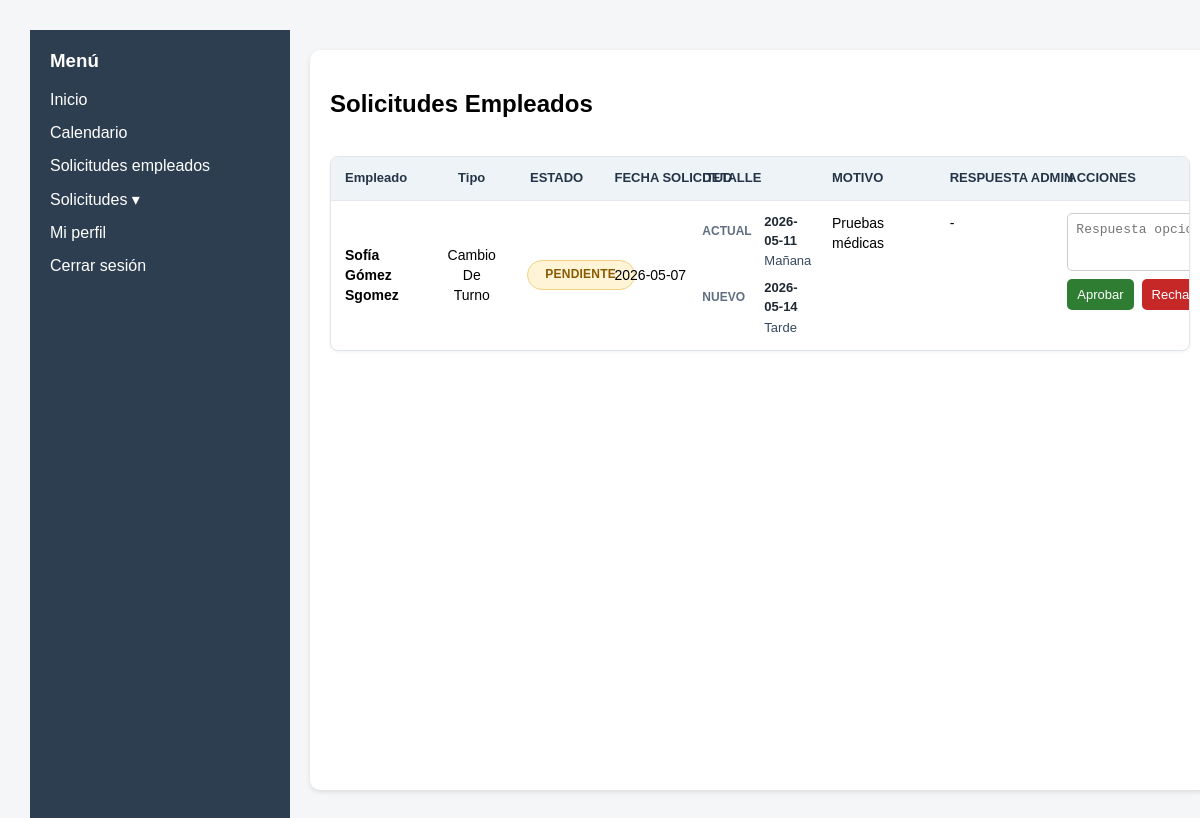
Screenshot of /frontend/views/admin_solicitudes.php (signed in) with the database file from the repository.
### tables this page shows
CREATE TABLE SOLICITUD (
    id_solicitud INTEGER PRIMARY KEY AUTOINCREMENT,
    tipo TEXT NOT NULL,
    motivo TEXT,
    estado TEXT NOT NULL,
    fecha_solicitud TEXT NOT NULL,
    id_empleado INTEGER NOT NULL, fecha_inicio TEXT, fecha_fin TEXT, fecha_turno_actual TEXT, turno_actual TEXT, fecha_turno_nuevo TEXT, turno_nuevo TEXT, respuesta_admin TEXT,
    FOREIGN KEY (id_empleado) REFERENCES EMPLEADO(id_empleado)
);

CREATE TABLE EMPLEADO (
	id_empleado INTEGER PRIMARY KEY AUTOINCREMENT,
	nombre TEXT NOT NULL,
	email TEXT NOT NULL,
	dni TEXT NOT NULL,
	telefono TEXT,
	usuario TEXT NOT NULL,
	contrasena TEXT NOT NULL,
	rol TEXT NOT NULL
, foto_base64 TEXT);

### frontend/views/admin_solicitudes.php (the view, shortened to what this page needs)
<?php include '../components/header.php'; ?>
<?php include '../components/layout.php'; ?>
<?php
$db = getDB();
$solicitudes = [];
try {
  $stmt = $db->prepare(
    "SELECT
      s.id_solicitud,
      s.tipo,
      s.motivo,
      s.estado,
      s.fecha_solicitud,
      s.fecha_inicio,
      s.fecha_fin,
      s.fecha_turno_actual,
      s.turno_actual,
      s.fecha_turno_nuevo,
      s.turno_nuevo,
      s.respuesta_admin,
      e.nombre,
      e.usuario,
      e.email
    FROM SOLICITUD s
    INNER JOIN EMPLEADO e ON s.id_empleado = e.id_empleado
    ORDER BY
      CASE s.estado
        WHEN 'pendiente' THEN 1
        WHEN 'aprobada' THEN 2
        WHEN 'rechazada' THEN 3
        ELSE 4
      END,
      s.fecha_solicitud DESC,
      s.id_solicitud DESC"
  );
  $stmt->execute();
  $solicitudes = $stmt->fetchAll(PDO::FETCH_ASSOC) ?: [];
} catch (Exception $e) {
  $solicitudes = [];
  $error = 'No se pudieron cargar las solicitudes.';
}
function mostrarTipoSolicitud($tipo)
{
  $tipos = [
    'vacaciones' => 'Vacaciones',
    'cambio_turno' => 'Cambio de turno'
  ];
  return $tipos[$tipo] ?? $tipo;
}
function mostrarEstadoSolicitud($estado)
{
  $estados = [
    'pendiente' => 'Pendiente',
    'aprobada' => 'Aprobada',
    'rechazada' => 'Rechazada'
  ];
  return $estados[$estado] ?? $estado;
}
?>
<main>
  <div class="card profile-card">
    <h2>Solicitudes Empleados</h2>
    <?php if (count($solicitudes) === 0): ?>
      <p>No hay solicitudes registradas.</p>
    <?php else: ?>
      <table class="requests-table admin-requests-table">
        <thead>
          <tr>
            <th>Empleado</th>
            <th>Tipo</th>
            <th>Estado</th>
            <th>Fecha solicitud</th>
            <th>Detalle</th>
            <th>Motivo</th>
            <th>Respuesta admin</th>
            <th>Acciones</th>
          </tr>
        </thead>
        <tbody>
          <?php foreach ($solicitudes as $solicitud): ?>
            <tr>
              <td>
                <strong><?php echo htmlspecialchars($solicitud['nombre']); ?></strong>
                <br>
                <span><?php echo htmlspecialchars($solicitud['usuario']); ?></span>
              </td>
              <td><?php echo htmlspecialchars(mostrarTipoSolicitud($solicitud['tipo'])); ?></td>
              <td>
                <span class="status status-<?php echo htmlspecialchars($solicitud['estado']); ?>">
                  <?php echo htmlspecialchars(mostrarEstadoSolicitud($solicitud['estado'])); ?>
                </span>
              </td>
              <td><?php echo htmlspecialchars($solicitud['fecha_solicitud']); ?></td>
              <td>
                <?php if ($solicitud['tipo'] === 'vacaciones'): ?>
                  <div class="request-detail">
                    <div>
                      <span>Inicio</span>
                      <strong><?php echo htmlspecialchars($solicitud['fecha_inicio'] ?? ''); ?></strong>
                    </div>
                    <div>
                      <span>Fin</span>
                      <strong><?php echo htmlspecialchars($solicitud['fecha_fin'] ?? ''); ?></strong>
                    </div>
                  </div>
                <?php elseif ($solicitud['tipo'] === 'cambio_turno'): ?>
                  <div class="shift-change">
                    <div class="shift-change-row">
                      <span>Actual</span>
                      <strong><?php echo htmlspecialchars($solicitud['fecha_turno_actual'] ?? ''); ?></strong>
                      <em><?php echo htmlspecialchars($solicitud['turno_actual'] ?? ''); ?></em>
                    </div>
                    <div class="shift-change-row">
                      <span>Nuevo</span>
                      <strong><?php echo htmlspecialchars($solicitud['fecha_turno_nuevo'] ?? ''); ?></strong>
                      <em><?php echo htmlspecialchars($solicitud['turno_nuevo'] ?? ''); ?></em>
                    </div>
                  </div>
                <?php else: ?>
                  -
                <?php endif; ?>
              </td>
              <td><?php echo nl2br(htmlspecialchars($solicitud['motivo'] ?? '')); ?></td>
              <td>
                <?php echo nl2br(htmlspecialchars($solicitud['respuesta_admin'] ?? '-')); ?>
              </td>
              <td>
                <?php if ($solicitud['estado'] === 'pendiente'): ?>
                  <form method="POST" class="admin-action-form">
                    <textarea name="respuesta_admin" placeholder="Respuesta opcional"></textarea>
                    <div class="admin-action-buttons">
                      <button class="primary approve-btn" type="submit" name="accion" value="aprobada">Aprobar</button>
                      <button class="primary reject-btn" type="submit" name="accion" value="rechazada">Rechazar</button>
                    </div>
                  </form>
                <?php else: ?>
                  -
                <?php endif; ?>
              </td>
            </tr>
          <?php endforeach; ?>
        </tbody>
      </table>
    <?php endif; ?>
  </div>
</main>
<?php include '../components/footer.php'; ?>

### frontend/css/styles.css (style rules this page uses)
html, body { margin: 0; padding: 15px; font-family: sans-serif; }
body { font-family: Arial; margin: 0; background: #f4f6f8; }
main { flex: 1; padding: 20px; display: flex; flex-direction: column; overflow: auto; }
.card { background: white; padding: 20px; border-radius: 10px; margin-bottom: 20px; box-shadow: 0 2px 5px rgba(0, 0, 0, 0.1); flex: 1; display: flex; flex-direction: column; }
.primary { background: #3498db; color: white; border: none; padding: 10px 18px; margin-top: 10px; cursor: pointer; border-radius: 5px; display: inline-block; width: min(220px, 100%); max-width: 220px; text-align: center; }
input, select, textarea { padding: 8px; margin: 5px 0; width: min(100%, 520px); box-sizing: border-box; border: 1px solid #ccc; border-radius: 5px; }
textarea { min-height: 100px; resize: vertical; }
.card form, .request-section { max-width: 520px; }
.requests-table { width: 100%; table-layout: fixed; border-collapse: separate; border-spacing: 0; margin-top: 18px; font-size: 14px; background: white; border: 1px solid #dfe5eb; border-radius: 8px; overflow: hidden; box-shadow: 0 1px 3px rgba(0, 0, 0, 0.06); }
.requests-table th, .requests-table td { border-bottom: 1px solid #e5e9ef; padding: 12px 14px; text-align: left; vertical-align: middle; line-height: 1.45; }
.requests-table th { background: #eef3f7; color: #243447; font-size: 13px; font-weight: 700; text-transform: uppercase; white-space: nowrap; }
.requests-table tbody tr { transition: background 0.15s ease; }
.requests-table tbody tr:last-child td { border-bottom: none; }
.requests-table th:nth-child(1), .requests-table td:nth-child(1) { width: 9%; font-weight: 700; text-transform: capitalize; }
.requests-table th:nth-child(2), .requests-table td:nth-child(2) { width: 11%; text-align: center; }
.requests-table th:nth-child(3), .requests-table td:nth-child(3) { width: 12%; white-space: nowrap; }
.requests-table th:nth-child(4), .requests-table td:nth-child(4) { width: 15%; white-space: nowrap; }
.requests-table th:nth-child(5), .requests-table td:nth-child(5) { width: 11%; text-align: left; }
.requests-table th:nth-child(6), .requests-table td:nth-child(6) { width: 21%; vertical-align: top; overflow-wrap: anywhere; }
.requests-table th:nth-child(7), .requests-table td:nth-child(7) { width: 21%; vertical-align: top; overflow-wrap: anywhere; }
.status { display: inline-flex; align-items: center; justify-content: center; min-width: 86px; padding: 5px 10px; border-radius: 999px; font-weight: 700; font-size: 12px; text-transform: uppercase; letter-spacing: 0.02em; }
.status-pendiente { background: #fff4d6; color: #8a5a00; border: 1px solid #f2d184; }
.shift-change { display: flex; flex-direction: column; gap: 8px; }
.shift-change-row { display: grid; grid-template-columns: 54px 1fr; column-gap: 8px; row-gap: 2px; align-items: center; }
.shift-change-row span { color: #5f6f82; font-size: 12px; font-weight: 700; text-transform: uppercase; }
.shift-change-row strong { color: #1f2933; font-size: 13px; font-weight: 700; }
.shift-change-row em { grid-column: 2; color: #34495e; font-size: 13px; font-style: normal; text-transform: capitalize; }
.admin-requests-table th:nth-child(1), .admin-requests-table td:nth-child(1) { width: 13%; }
.admin-requests-table th:nth-child(2), .admin-requests-table td:nth-child(2) { width: 10%; text-transform: capitalize; }
.admin-requests-table th:nth-child(3), .admin-requests-table td:nth-child(3) { width: 11%; text-align: center; }
.admin-requests-table th:nth-child(4), .admin-requests-table td:nth-child(4) { width: 11%; white-space: nowrap; }
.admin-requests-table th:nth-child(5), .admin-requests-table td:nth-child(5) { width: 18%; }
.admin-requests-table th:nth-child(6), .admin-requests-table td:nth-child(6) { width: 16%; vertical-align: top; }
.admin-requests-table th:nth-child(7), .admin-requests-table td:nth-child(7) { width: 16%; vertical-align: top; }
.admin-requests-table th:nth-child(8), .admin-requests-table td:nth-child(8) { width: 19%; vertical-align: top; }
.admin-action-form { display: flex; flex-direction: column; gap: 8px; min-width: 180px; }
.admin-action-form textarea { width: 100%; min-height: 58px; margin: 0; font-size: 13px; }
.admin-action-buttons { display: flex; gap: 8px; }
.admin-action-buttons .primary { width: auto; max-width: none; margin-top: 0; padding: 8px 10px; font-size: 13px; }
.approve-btn { background: #2e7d32; }
.reject-btn { background: #c62828; }

### rows the page displays
solicitud: id_empleado.nombre "Sofía Gómez", id_empleado.usuario "Sgomez", tipo "Cambio De Turno", estado "PENDIENTE", fecha_solicitud "2026-05-07", fecha_turno_actual "2026-05-11", turno_actual "Mañana", fecha_turno_nuevo "2026-05-14", turno_nuevo "Tarde", motivo "Pruebas médicas", respuesta_admin "-"
